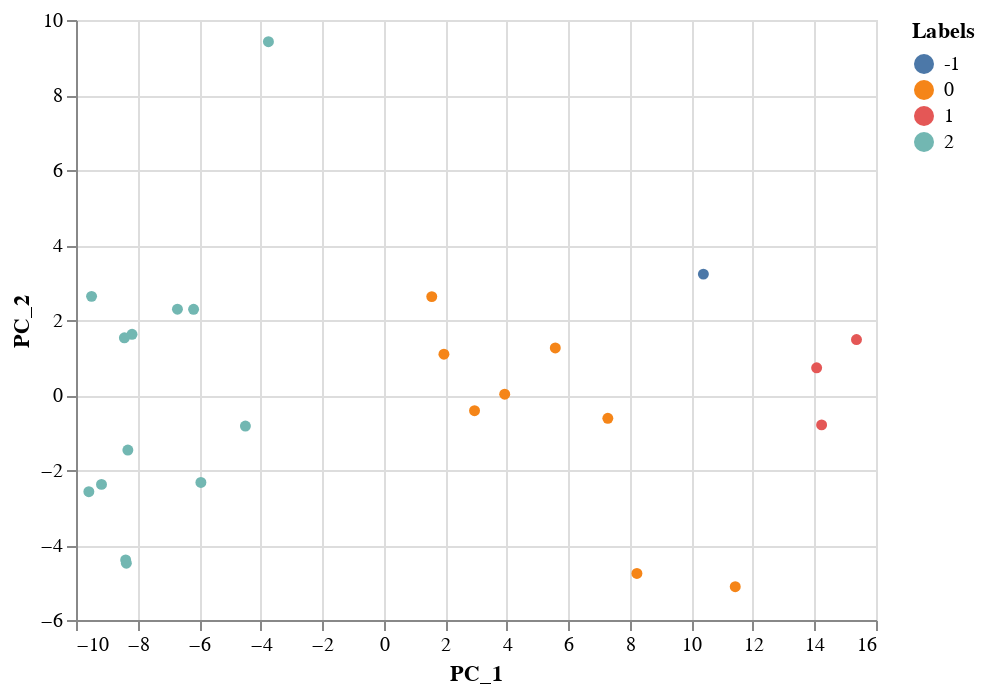

The notebook cell saved with this chart:
### Code cell
# Visualize clusters, since there are no centroids, we are sending bogus array
optics_chart = visualize_with_pca (scaled_mags_df, optics_predicted, np.empty([optics_predicted.shape[0], 1], dtype=int))
optics_chart

### Figure 1 — Vega-Lite specification as saved in the notebook (floating-point values rounded to 4 significant figures)
{"config": {"view": {"continuousWidth": 400, "continuousHeight": 300}}, "data": {"name": "data-f03851a739a73d90d5d40a330f13c553"}, "mark": {"type": "circle", "opacity": 1}, "encoding": {"color": {"type": "nominal", "field": "Labels", "legend": {}}, "x": {"type": "quantitative", "field": "PC_1"}, "y": {"type": "quantitative", "field": "PC_2"}}, "$schema": "https://vega.github.io/schema/vega-lite/v4.8.1.json", "datasets": {"data-f03851a739a73d90d5d40a330f13c553": [{"PC_1": 8.23, "PC_2": -4.758, "Labels": 0}, {"PC_1": -8.386, "PC_2": -4.399, "Labels": 2}, {"PC_1": 10.39, "PC_2": 3.223, "Labels": -1}, {"PC_1": -9.583, "PC_2": -2.577, "Labels": 2}, {"PC_1": -9.171, "PC_2": -2.384, "Labels": 2}, {"PC_1": -6.703, "PC_2": 2.288, "Labels": 2}, {"PC_1": 15.37, "PC_2": 1.479, "Labels": 1}, {"PC_1": 14.23, "PC_2": -0.7969, "Labels": 1}, {"PC_1": 3.933, "PC_2": 0.02152, "Labels": 0}, {"PC_1": 1.958, "PC_2": 1.087, "Labels": 0}, {"PC_1": 5.577, "PC_2": 1.255, "Labels": 0}, {"PC_1": 7.284, "PC_2": -0.6214, "Labels": 0}, {"PC_1": 1.563, "PC_2": 2.624, "Labels": 0}, {"PC_1": -8.179, "PC_2": 1.619, "Labels": 2}, {"PC_1": -8.427, "PC_2": 1.525, "Labels": 2}, {"PC_1": -4.495, "PC_2": -0.8285, "Labels": 2}, {"PC_1": -8.363, "PC_2": -4.485, "Labels": 2}, {"PC_1": -5.941, "PC_2": -2.333, "Labels": 2}, {"PC_1": -6.179, "PC_2": 2.285, "Labels": 2}, {"PC_1": 11.43, "PC_2": -5.112, "Labels": 0}, {"PC_1": 2.952, "PC_2": -0.4196, "Labels": 0}, {"PC_1": -8.314, "PC_2": -1.468, "Labels": 2}, {"PC_1": 14.07, "PC_2": 0.7241, "Labels": 1}, {"PC_1": -3.746, "PC_2": 9.422, "Labels": 2}, {"PC_1": -9.494, "PC_2": 2.63, "Labels": 2}]}}
